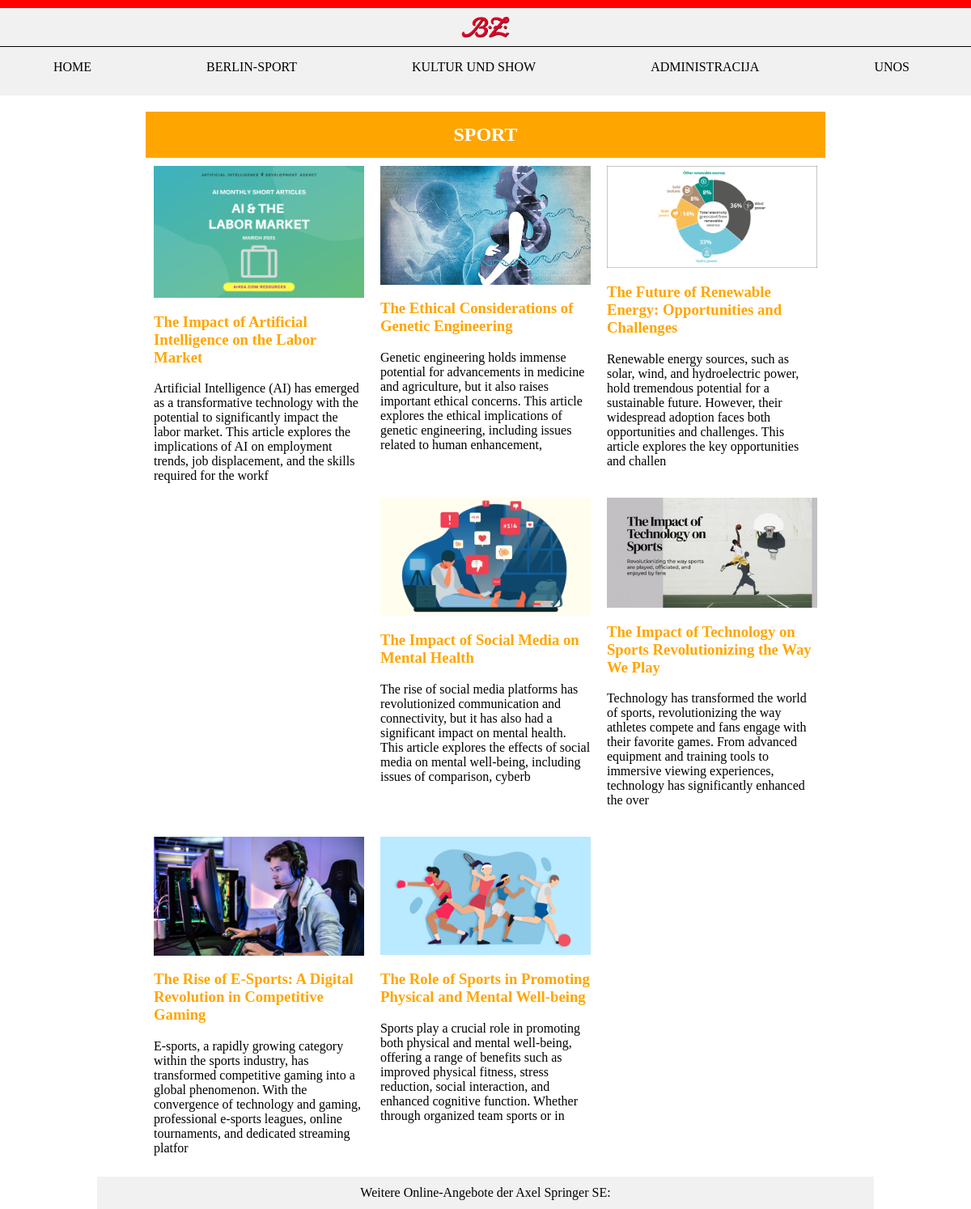
The app's page /kategorija.php?id=sport with its own data.
### tables this page shows
CREATE TABLE `vijesti` (
  `id` int(11) NOT NULL,
  `naslov` varchar(255) NOT NULL,
  `sazetak` varchar(255) NOT NULL,
  `tekst` varchar(255) NOT NULL,
  `kategorija` varchar(32) NOT NULL,
  `ime_slike` varchar(255) NOT NULL,
  `prikaz_obavijesti` varchar(5) NOT NULL
);

### kategorija.php (the view, shortened to what this page needs)
<?php
include 'connect.php';
if (isset($_GET['id'])) {
    $kategorija = $_GET['id'];
}
?>
<html>
<!DOCTYPE html>
<head>
    <link rel="stylesheet" href="style.css" />
</head>
<body>
    <header>
        <nav>
            <div class="logo">
                <a href="indeks.html"><img src="images/BZ_logo.png" alt="Logo" class="logo-image" /></a>
            </div>
            <ul class="nav-links">
                <li><a href="index.php">home</a></li>
                <li><a href="kategorija.php?id=sport">berlin-sport</a></li>
                <li><a href="kategorija.php?id=kultura">kultur und show</a></li>
                <li><a href="administracija.php">administracija</a></li>
                <li><a href="unos.html">unos</a></li>
            </ul>
        </nav>
    </header>
    <section class="<?php echo $kategorija;?>">
        <a href="#" class="section-link">
            <h2><?php echo $kategorija;?></h2>
        </a>
        <?php
        $query = "SELECT * FROM vijesti WHERE prikaz_obavijesti='DA' AND kategorija='$kategorija'";
        $result = mysqli_query($dbc, $query);
        while ($row = mysqli_fetch_array($result)) {
            echo '<article>';
            echo '<img src="' . PATH . $row['ime_slike'] . '" />';
            echo '<a href="clanak.php?id='.$row['id'].'">';
            echo '<h3>' . $row['naslov'] . '</h3>';
            echo '</a>';
            echo '<p>' . $row['sazetak'] . '</p>';
            echo '</article>';
        }
        ?>
    </section>
    <footer> Weitere Online-Angebote der Axel Springer SE:</footer>
</body>
</html>

### style.css (style rules this page uses)
section >a> h2, nav > ul > li { text-transform: uppercase; }
article { float: left; width: 33.33%; box-sizing: border-box; padding: 10px; }
section:after { content: ""; display: table; clear: both; }
section { margin-bottom: 20px; width: 70%; margin: 0 auto; }
article > img { width: 100%; }
body { width: 100%; margin: 0 auto; background-color: white; }
article > a { text-decoration: none; color: orange; }
section a.section-link { display: block; text-decoration: none; color: white; }
section a.section-link h2 { text-align: center; padding: 5px; margin: 0; }
section.sport a.section-link { border: 10px solid orange; background-color: orange; }
nav { justify-content: center; align-items: center; background-color: #f1f1f1; margin-bottom: 20px; width: 100%; border-top: 10px solid red; padding-top: 10px; padding-bottom: 10px; }
.logo { display: flex; justify-content: center; align-items: center; margin-bottom: 10px; padding-bottom:10px; border-bottom: 1px solid black; }
.logo-image { max-width: 5%; }
.nav-links { display: flex; justify-content: space-around; list-style: none; padding: 0; }
.nav-links li { margin-right: 10px; }
.nav-links li a { text-decoration: none; color: #000; padding: 5px 10px; }
header { text-align: center; margin-bottom: 20px; }
footer { height: 5%; width: 80%; margin: 0 auto; background-color: #f1f1f1; display: flex; justify-content: center; align-items: center; }

### records on screen
vijesti: ime_slike (picture), naslov "The Impact of Artificial Intelligence on the Labor Market", sazetak "Artificial Intelligence (AI) has emerged as a transformative technology with the potential to significantly impact the labor market. This article explores the implications of AI on employment trends, job displacement, and the skills required for the workf"
vijesti: ime_slike (picture), naslov "The Ethical Considerations of Genetic Engineering", sazetak "Genetic engineering holds immense potential for advancements in medicine and agriculture, but it also raises important ethical concerns. This article explores the ethical implications of genetic engineering, including issues related to human enhancement,"
vijesti: ime_slike (picture), naslov "The Future of Renewable Energy: Opportunities and Challenges", sazetak "Renewable energy sources, such as solar, wind, and hydroelectric power, hold tremendous potential for a sustainable future. However, their widespread adoption faces both opportunities and challenges. This article explores the key opportunities and challen"
vijesti: ime_slike (picture), naslov "The Impact of Social Media on Mental Health", sazetak "The rise of social media platforms has revolutionized communication and connectivity, but it has also had a significant impact on mental health. This article explores the effects of social media on mental well-being, including issues of comparison, cyberb"
vijesti: ime_slike (picture), naslov "The Impact of Technology on Sports Revolutionizing the Way We Play", sazetak "Technology has transformed the world of sports, revolutionizing the way athletes compete and fans engage with their favorite games. From advanced equipment and training tools to immersive viewing experiences, technology has significantly enhanced the over"
vijesti: ime_slike (picture), naslov "The Rise of E-Sports: A Digital Revolution in Competitive Gaming", sazetak "E-sports, a rapidly growing category within the sports industry, has transformed competitive gaming into a global phenomenon. With the convergence of technology and gaming, professional e-sports leagues, online tournaments, and dedicated streaming platfor"
vijesti: ime_slike (picture), naslov "The Role of Sports in Promoting Physical and Mental Well-being", sazetak "Sports play a crucial role in promoting both physical and mental well-being, offering a range of benefits such as improved physical fitness, stress reduction, social interaction, and enhanced cognitive function. Whether through organized team sports or in"

### other values on screen
$kategorija "SPORT"
